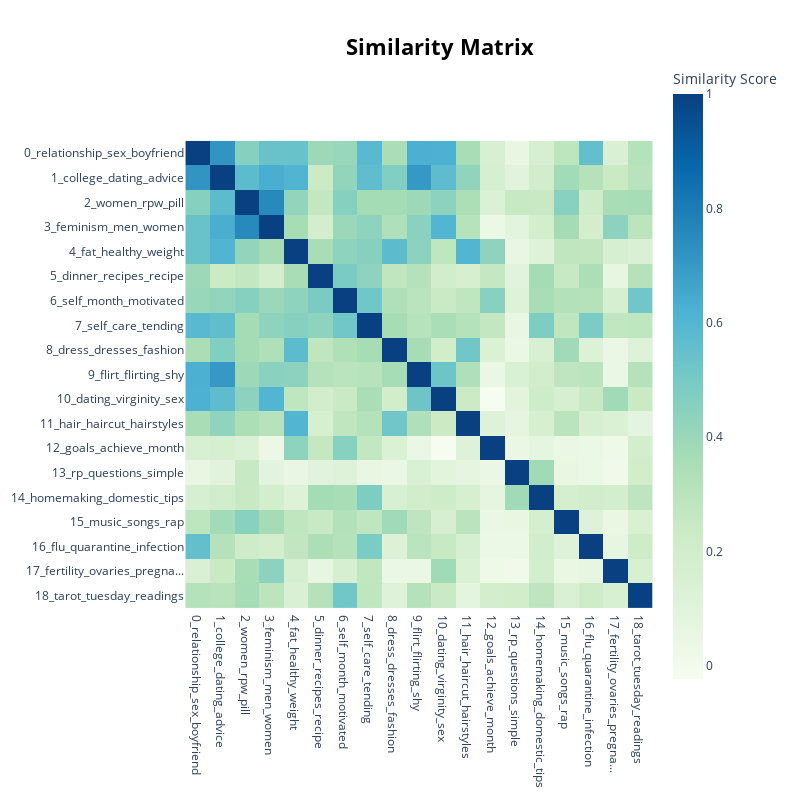

The code cell stored with this chart in its notebook:
### Code cell
topic_model.visualize_heatmap()

### Figure 1 — Plotly figure (JSON) as saved in the notebook; plotly's stock layout.template omitted (floating-point values rounded to 4 significant figures; data arrays with more than 128 entries replaced by an {"elided": "..."} marker saying what was removed)
{"data": [{"coloraxis": "coloraxis", "hovertemplate": "x: %{x}<br>y: %{y}<br>Similarity Score: %{z}<extra></extra>", "name": "0", "type": "heatmap", "x": ["0_relationship_sex_boyfriend", "1_college_dating_advice", "2_women_rpw_pill", "3_feminism_men_women", "4_fat_healthy_weight", "5_dinner_recipes_recipe", "6_self_month_motivated", "7_self_care_tending", "8_dress_dresses_fashion", "9_flirt_flirting_shy", "10_dating_virginity_sex", "11_hair_haircut_hairstyles", "12_goals_achieve_month", "13_rp_questions_simple", "14_homemaking_domestic_tips", "15_music_songs_rap", "16_flu_quarantine_infection", "17_fertility_ovaries_pregna...", "18_tarot_tuesday_readings"], "xaxis": "x", "y": ["0_relationship_sex_boyfriend", "1_college_dating_advice", "2_women_rpw_pill", "3_feminism_men_women", "4_fat_healthy_weight", "5_dinner_recipes_recipe", "6_self_month_motivated", "7_self_care_tending", "8_dress_dresses_fashion", "9_flirt_flirting_shy", "10_dating_virginity_sex", "11_hair_haircut_hairstyles", "12_goals_achieve_month", "13_rp_questions_simple", "14_homemaking_domestic_tips", "15_music_songs_rap", "16_flu_quarantine_infection", "17_fertility_ovaries_pregna...", "18_tarot_tuesday_readings"], "yaxis": "y", "z": {"elided": "19x19 float values"}}], "layout": {"coloraxis": {"colorbar": {"title": {"text": "Similarity Score"}}, "colorscale": [[0, "rgb(247,252,240)"], [0.125, "rgb(224,243,219)"], [0.25, "rgb(204,235,197)"], [0.375, "rgb(168,221,181)"], [0.5, "rgb(123,204,196)"], [0.625, "rgb(78,179,211)"], [0.75, "rgb(43,140,190)"], [0.875, "rgb(8,104,172)"], [1, "rgb(8,64,129)"]]}, "height": 800, "hoverlabel": {"bgcolor": "white", "font": {"family": "Rockwell", "size": 16}}, "legend": {"title": {"text": "Trend"}}, "margin": {"t": 60}, "showlegend": true, "title": {"font": {"color": "Black", "size": 22}, "text": "<b>Similarity Matrix</b>", "x": 0.55, "xanchor": "center", "y": 0.95, "yanchor": "top"}, "width": 800, "xaxis": {"anchor": "y", "constrain": "domain", "domain": [0, 1], "scaleanchor": "y"}, "yaxis": {"anchor": "x", "autorange": "reversed", "constrain": "domain", "domain": [0, 1]}}}
